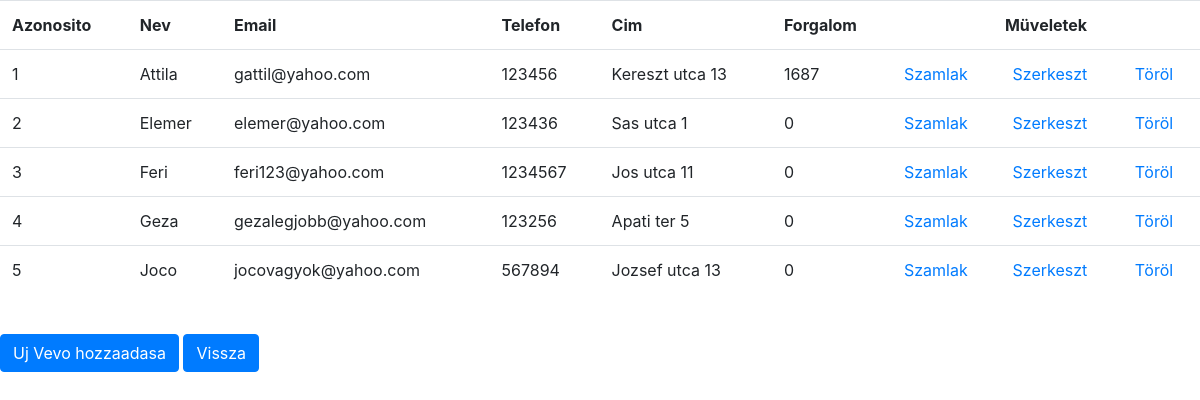
Screenshot of /usersList.php with the database file from the repository.
### tables this page shows
CREATE TABLE IF NOT EXISTS `vevok` (
  `VevoID` int(10) UNSIGNED NOT NULL AUTO_INCREMENT,
  `nev` varchar(50) DEFAULT NULL,
  `email` varchar(50) DEFAULT NULL,
  `telefon` varchar(50) DEFAULT NULL,
  `cim` varchar(50) DEFAULT NULL,
  PRIMARY KEY (`VevoID`)
);

### usersList.php (the view, shortened to what this page needs)
<?php
    $conn = new mysqli("localhost", "root", "", "iwyrwv_testdb");
    $sql_query="
    SELECT v.*, Sum(IFNULL(a.RendelesOsszAr, 0)) AS Forgalom  FROM vevok v
    LEFT JOIN (
        SELECT
        s.VevoID, r.Mennyiseg, r.Term_szolgID, s.SzamlaID,t.nev, t.egysegar, t.isSzolgaltatas,
        (t.egysegar*r.Mennyiseg) AS RendelesOsszAr FROM rendelesek r
        INNER JOIN szamlak s ON r.SzamlaID=s.SzamlaID
        INNER JOIN term_szolg t ON t.Term_szolgID=r.Term_szolgID
    )a ON v.VevoID = a.VevoID
    GROUP BY VevoID";
    $result_set=$conn->query($sql_query);
?>
<!DOCTYPE html>
<html>
<head>
    <link rel="stylesheet" href="https://cdn.jsdelivr.net/npm/bootstrap@4.3.1/dist/css/bootstrap.min.css">
</head>
<body>
    <table class="table">
    <tr>
        <th>Azonosito</th>
        <th>Nev</th>
        <th>Email</th>
        <th>Telefon</th>
        <th>Cim</th>
        <th>Forgalom</th>
        <th colspan="3" class="text-center">Müveletek</th>
    </tr>
    <?php
    if(mysqli_num_rows($result_set)>0)
    {
        while($row=mysqli_fetch_row($result_set))
        {
            ?>
            <tr>
                <td><?php echo $row[0]; ?></td>
                <td><?php echo $row[1]; ?></td>
                <td><?php echo $row[2]; ?></td>
                <td><?php echo $row[3]; ?></td>
                <td><?php echo $row[4]; ?></td>
                <td><?php echo $row[5]; ?></td>
                <td><a href="billsUserList.php?id=<?php echo $row[0];?>">Szamlak</a></td>
                <td><a href="usersEdit.php?id=<?php echo $row[0];?>">Szerkeszt</a></td>
                <td><a href="javascript:delete_id(<?php echo $row[0]; ?>)">Töröl</a></td>
            </tr>
            <?php
        }
    }
    else
    {
        ?>
        <tr>
        <th colspan="4">Nem talalhato Vevö az adatbazisban</th>
        </tr>
        <?php
    }
        ?>
    </table>
    <br>
    <a href="usersAdd.php" class="btn btn-primary">Uj Vevo hozzaadasa</a>
    <a href="index.html" class="btn btn-primary">Vissza</a>
</body>
</html>

### rows the page displays
vevok: VevoID "1", nev "Attila", email "gattil@yahoo.com", telefon "123456", cim "Kereszt utca 13", row "1687"
vevok: VevoID "2", nev "Elemer", email "elemer@yahoo.com", telefon "123436", cim "Sas utca 1", row "0"
vevok: VevoID "3", nev "Feri", email "feri123@yahoo.com", telefon "1234567", cim "Jos utca 11", row "0"
vevok: VevoID "4", nev "Geza", email "gezalegjobb@yahoo.com", telefon "123256", cim "Apati ter 5", row "0"
vevok: VevoID "5", nev "Joco", email "jocovagyok@yahoo.com", telefon "567894", cim "Jozsef utca 13", row "0"
